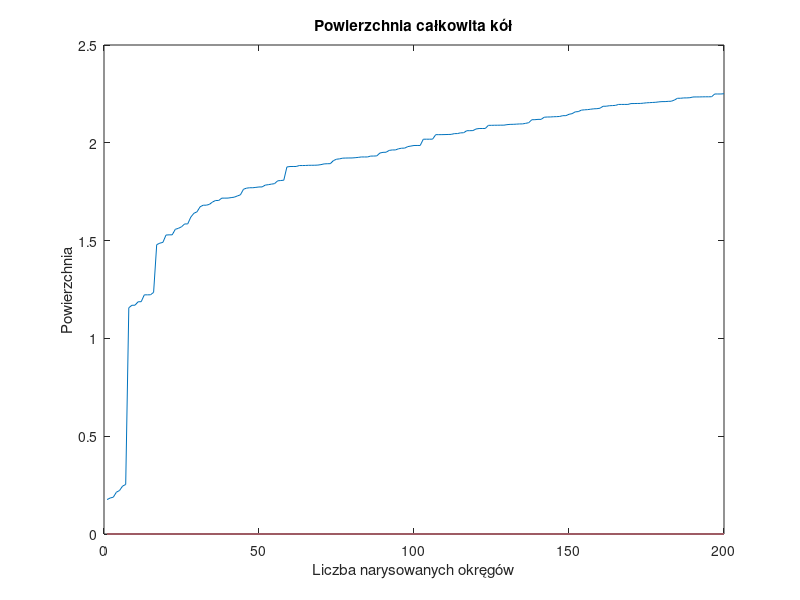
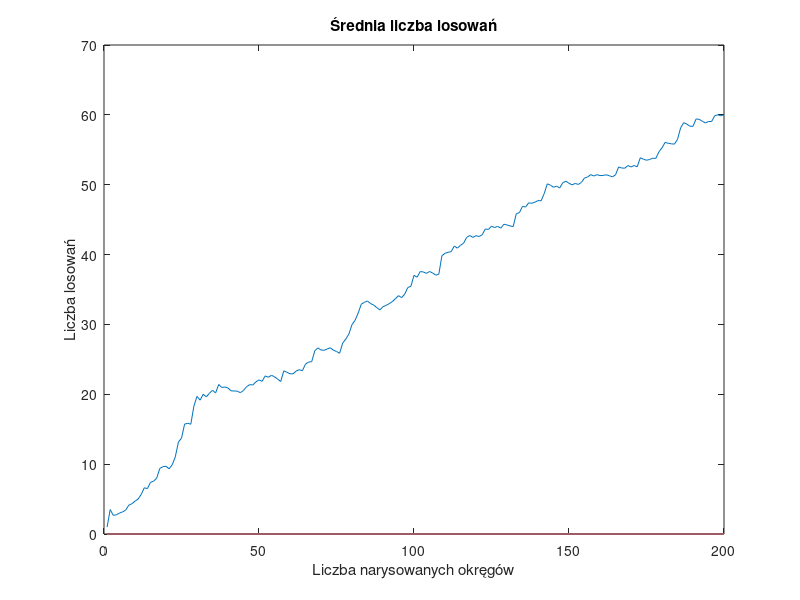
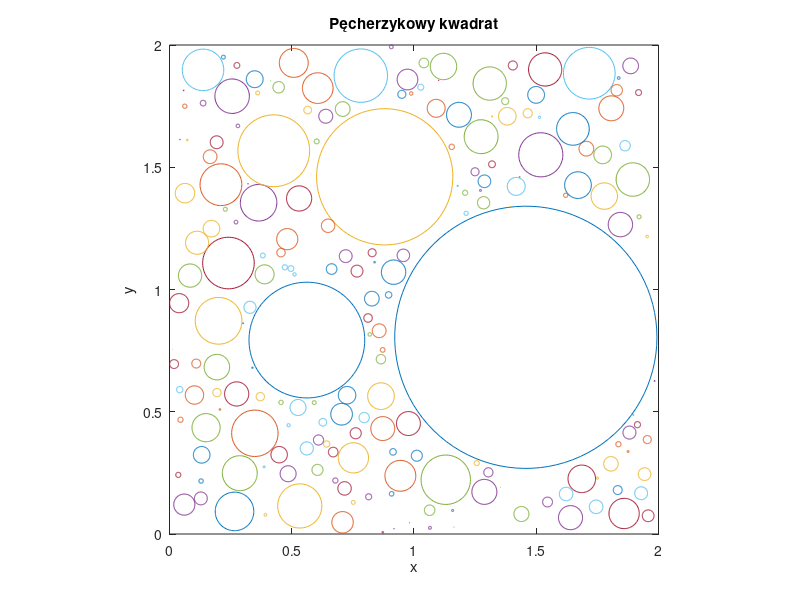

The MATLAB source for these figures, in order:
function zadanie1()

function plot_circle(X, Y, R)
    theta = linspace(0,2*pi);
    x = R*cos(theta) + X;
    y = R*sin(theta) + Y;
    plot(x,y)
    hold on
end

    function crossing = check_circle_crossing(radius1, radius2, x1, y1, x2, y2)
    dist = sqrt((x2 - x1)^2 + (y2 - y1)^2);
    if dist < radius1 + radius2
        crossing = true;
    else
        crossing = false;
    end
end

    clf
    close all;
    clear all;

    a = 2;
    r_max = a/2;
    n_max = 200;
    area = 0;
    areaPlot=zeros(n_max);
    X=zeros(n_max);
    Y=zeros(n_max);
    r=zeros(n_max);

    los=zeros(n_max);
    n=1;
    while (n<=n_max)
        valid = false;
        while (valid == false)
            X(n)= a*rand(1);
            Y(n)= a*rand(1);
            r(n) = r_max*rand(1);
            los(n)=los(n)+1;
            if X(n)+r(n)<a && X(n)-r(n)>0 && Y(n)+r(n)<a && Y(n)-r(n)>0
                valid = true;
                for i=1:n-1
                    crossing=check_circle_crossing(r(n),r(i),X(n),Y(n),X(i),Y(i));
                    if crossing == true
                        valid = false;
                        break;
                    end
                end
            end                           
        end

        area = area + pi*r(n)^2;
        areaPlot(n) = area;
        axis equal
        axis([0 a 0 a])
        plot_circle(X(n),Y(n),r(n))
        title("Pęcherzykowy kwadrat")
        ylabel("y")
        xlabel("x")
        pause(0.01)
        n = n + 1;
    end
    hold off

    avg = cumsum(los);
    for i = 1:n_max
        avg(i) = avg(i)/i;
    end

    figure 
    plot(areaPlot)
    title("Powierzchnia całkowita kół")
    ylabel("Powierzchnia")
    xlabel("Liczba narysowanych okręgów")
    print -dpng zadanie1a

    figure 
    plot(avg)
    title("Średnia liczba losowań")
    ylabel("Liczba losowań")
    xlabel("Liczba narysowanych okręgów")
    print -dpng zadanie1b


end